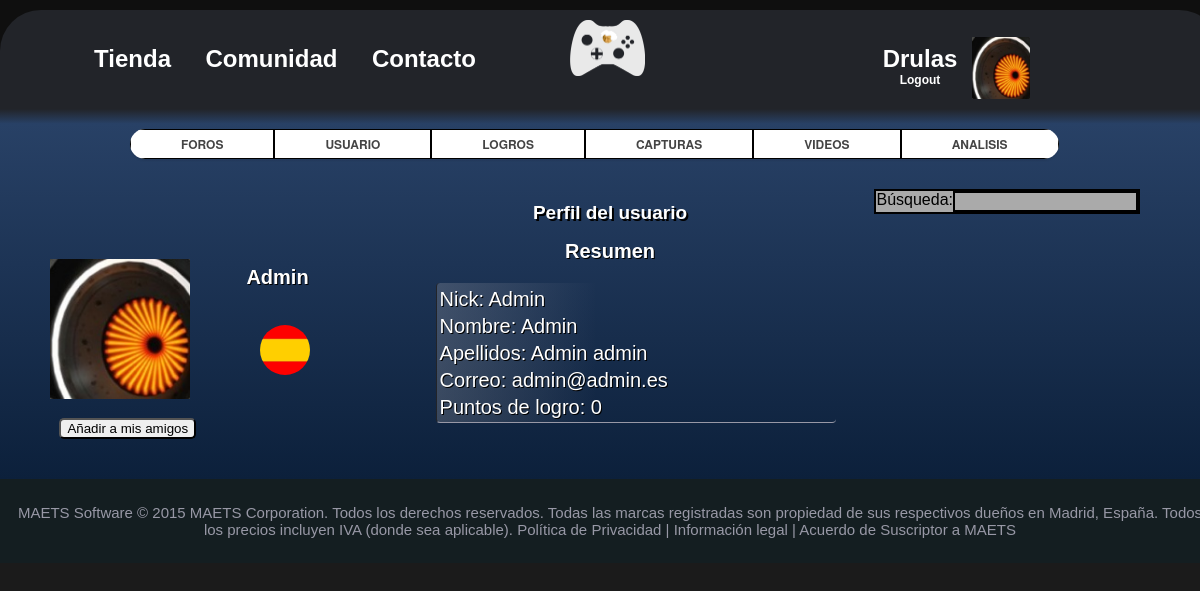
Before: /Usuario/Usuario.php?user=Admin (signed in) with the older database file.
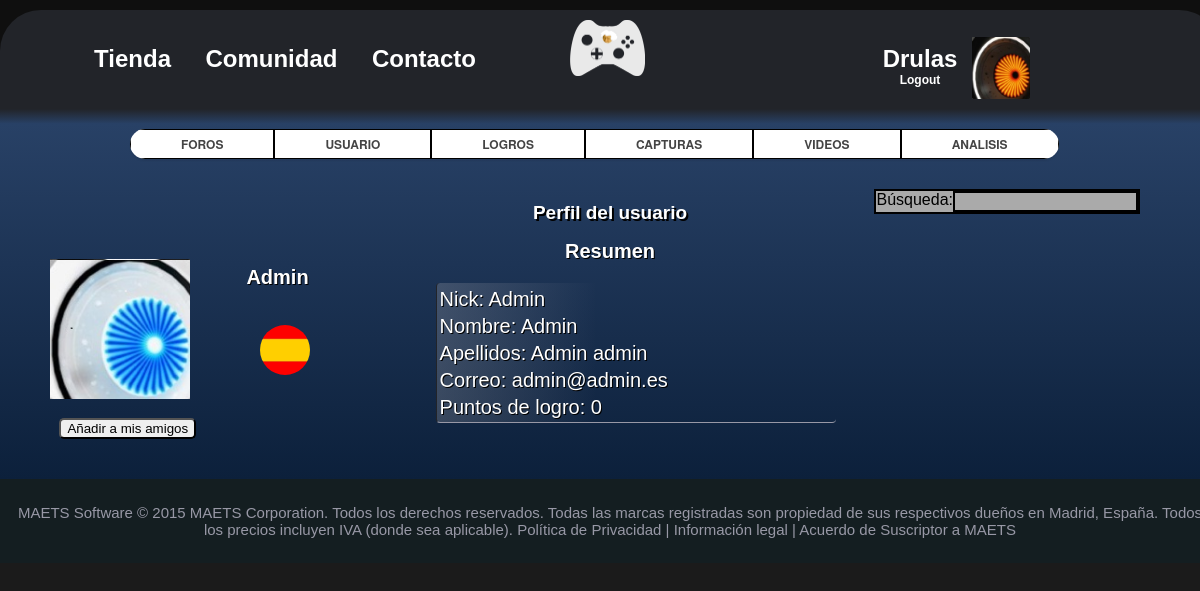
After: the same page with the newer database file.
### tables this page shows
CREATE TABLE IF NOT EXISTS `usuario` (
`Id` int(10) NOT NULL,
  `Nick` varchar(20) NOT NULL,
  `Contrasenia` varchar(100) NOT NULL,
  `Nombre` varchar(20) NOT NULL,
  `Apellidos` varchar(50) NOT NULL,
  `Correo` varchar(50) NOT NULL,
  `Fecha de Nacimiento` date NOT NULL,
  `Pais` varchar(50) NOT NULL,
  `Ciudad` varchar(50) NOT NULL,
  `Direccion` varchar(100) NOT NULL,
  `Codigo Postal` int(7) NOT NULL,
  `Puntuacion` int(7) NOT NULL,
  `Rol` enum('Usuario Registrado','Administrador','Desarrollador','Gestor-Tienda','Gestor-Comunidad','') NOT NULL,
  `Imagen` varchar(150) NOT NULL,
  `Companyia` varchar(150) NOT NULL
);

### include/usersBD.php (called while the page is built, shortened)
<?php
function selectUser($valor, $column, $like){
	$connection=createConnection();
	if($valor == "")
		$sql = "SELECT * FROM usuario";
	else {
		if($like)
			$sql = "SELECT * FROM usuario WHERE UPPER(" .$column. ") LIKE UPPER('%$valor%')	";
		else
			$sql = "SELECT * FROM usuario WHERE " .$column. " = '$valor'";
	}
	$res = $connection->query($sql) or die ($connection->error. " en la linea". (_LINE_-1));
	while($ret[] = $res->fetch_assoc());
	return($ret);
}
?>

### include/usersOp.php (called while the page is built, shortened)
<?php
function getListaUsuarios($valor, $column, $like) {
		require_once('../include/usersBD.php');
	return (selectUser($valor, $column, $like));
}
?>

### include/config.php (called while the page is built, shortened)
<?php
function createConnection(){
	$servidor="localhost";
	$user="root";
	$bdd="maets";
	$mysqli = new mysqli($servidor, $user, "", $bdd);
	return $mysqli;
}

### include/vUsuario.php (the view, shortened to what this page needs)
<?php
function generarUsuario($user){
	require_once('../include/usersOp.php');
	$res = getListaUsuarios($user,"Nick", false);
		  echo "<div id = 'user_friends_header'>";
          echo "<img id='imagen_Avatar' src='../images/usuarios/".$res[0]['Imagen']."'>";
          echo "<div id = 'texto_perfil' >";
          echo "<h2 id='nickuser'>".$user."</h2>";
          echo "<img id = 'bandera_nacionalidad' src='../images/usuarios/SpainFlag.jpg'>";
          echo "</div>";
          echo "<div id = 'botonAniadir'>";
          echo "<button type='button' id='addFriendButton'>Añadir a mis amigos</button>";
          echo "</div>";
          echo "</div>";
          echo "<div id ='mainContent'>";
          echo "<h1> Perfil del usuario</h1>";
          echo "<table>";
 			echo "<tr><h2> Resumen </h2></tr>";
             echo "<tr>";
             echo "<td>Nick:   ".$user."</td>";
              echo "</tr>";
              echo  "<tr>";
              echo "<td>Nombre:    "  .$res[0]['Nombre']. " </a></td>";
              echo "</tr>";
              echo "<tr>";
              echo "<td>Apellidos:    ".$res[0]['Apellidos']." </a></td>";
              echo "</tr>";
              echo "<tr>";
              echo "<td>Correo:     " .$res[0]['Correo']. " </a></td>";
              echo "</tr>";
              echo "<tr>";
              echo "<td>Puntos de logro: " .$res[0]['Puntuacion']. "</a></td>";
              echo "</tr>";
              echo "</table>";
              echo "</div>";
}
?>

Changed rows visible on the page:
changed usuario "Admin": Imagen: a different picture
